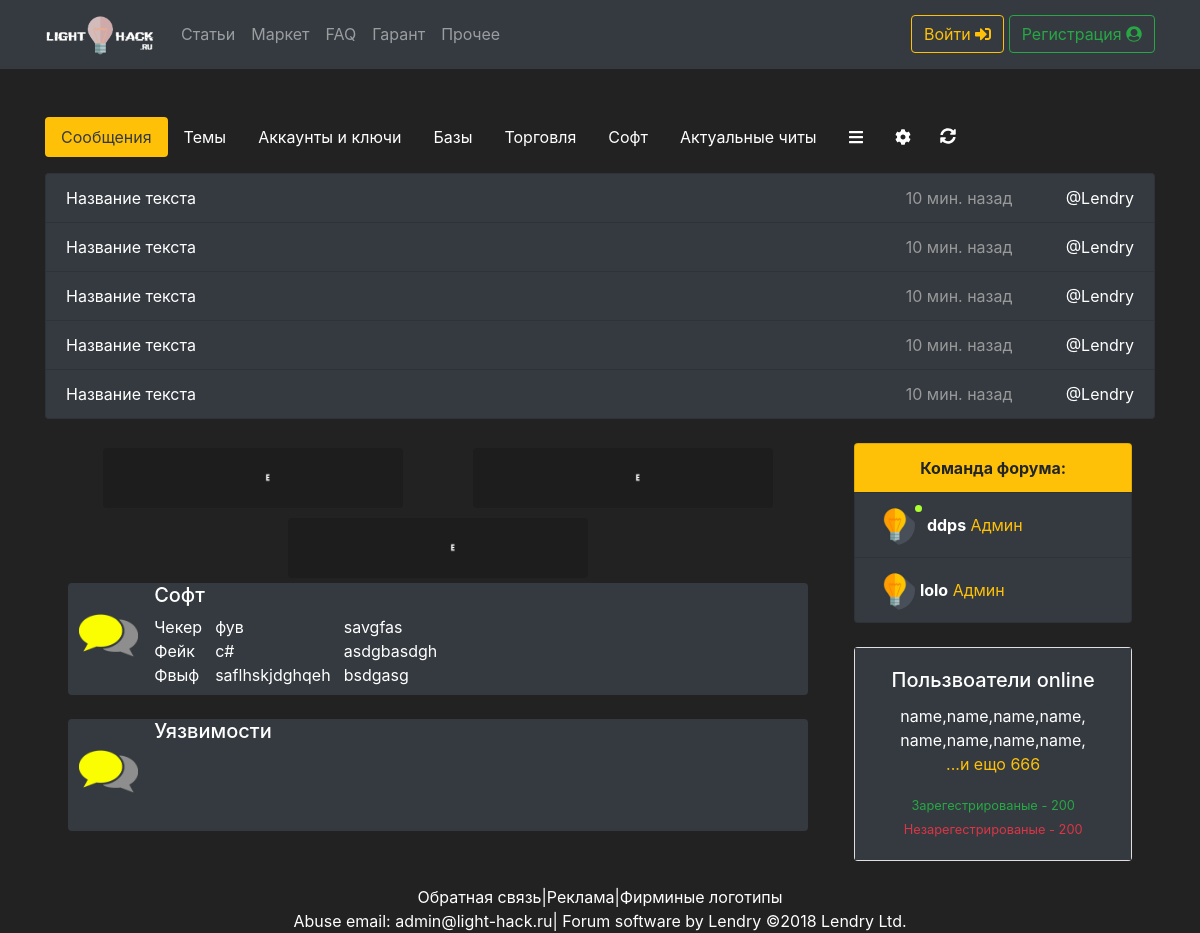
Before: / with the older database file.
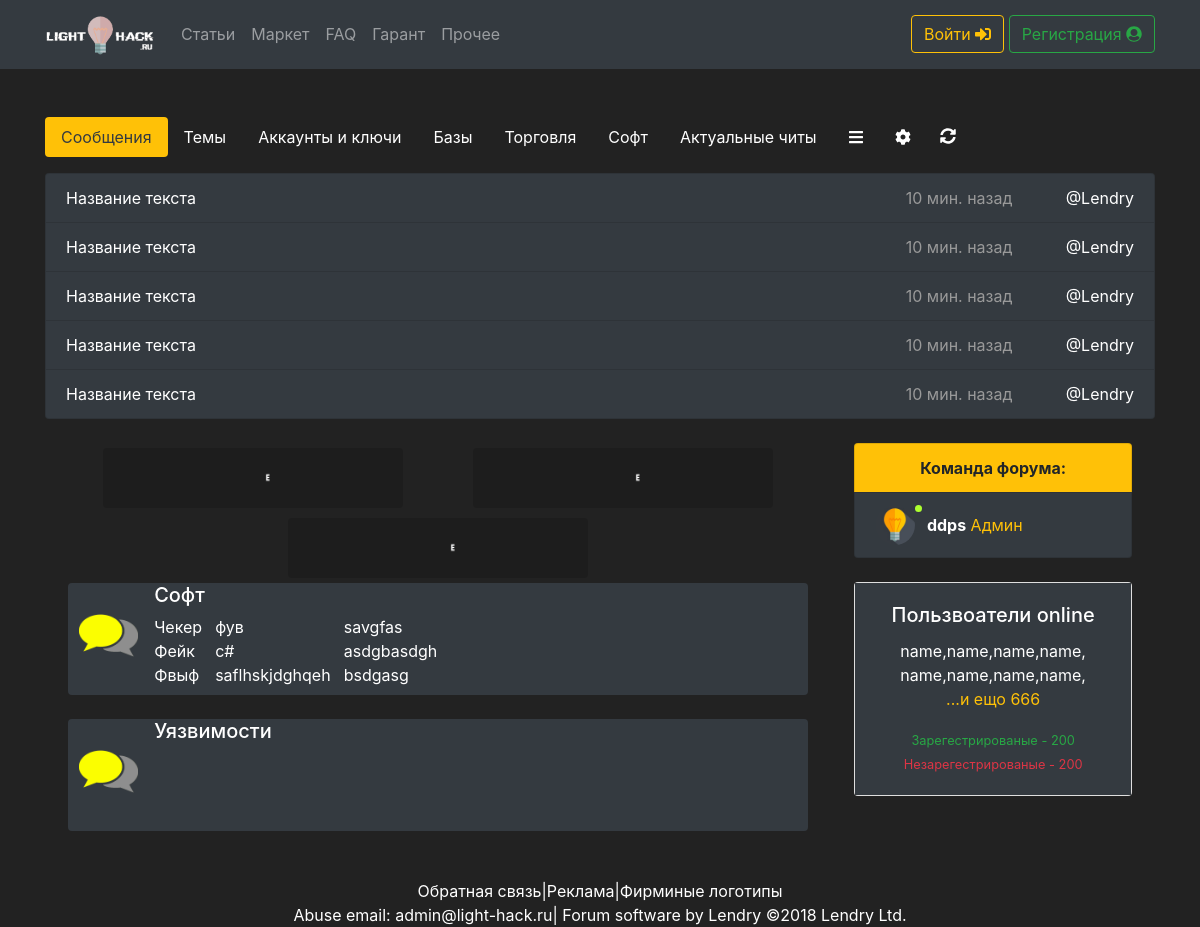
After: the same page with the newer database file.
### tables this page shows
CREATE TABLE `Theme` (
  `id` int(11) NOT NULL,
  `name` varchar(32) NOT NULL
);

CREATE TABLE `category` (
  `id` int(11) NOT NULL,
  `name` varchar(32) NOT NULL,
  `id_theme` int(11) NOT NULL
);

CREATE TABLE `users` (
  `id` int(11) NOT NULL,
  `login` varchar(32) NOT NULL,
  `email` varchar(32) NOT NULL,
  `password` varchar(32) NOT NULL,
  `ip` varchar(32) NOT NULL,
  `hash_sesion` varchar(32) NOT NULL,
  `access_level` int(32) NOT NULL,
  `coin_money` int(10) NOT NULL,
  `date` int(15) NOT NULL,
  `active` tinyint(1) NOT NULL,
  `online` tinyint(1) NOT NULL,
  `last_online` int(11) NOT NULL,
  `ban` tinyint(1) NOT NULL,
  `verificate` int(2) NOT NULL,
  `comand` tinyint(1) NOT NULL
);

### function/fun.php (the view, shortened to what this page needs)
<?php
function views_all_theme($db){
    $query = mysqli_query($db, "SELECT * FROM `theme`");
    while ($res = mysqli_fetch_assoc($query)){
        echo "        <div class='media bg-dark rounded'>
                      <img class='mr-3 img-categories' src='img/chat.png' width='70' style='padding-top: 25px;padding-left: 11px;'>
                      <div class='media-body'>
                        <h5 class='mt-0'><a href='category.php?theme=$res[id]'>$res[name]</a></h5>
                        <div class='categories'>
                        <div class='cat1'>";
                            get_category($db,$res[id],"1,3");
                        echo    "</div>
                        <div class='cat2'>";
                        get_category($db,$res[id],"4,3");
                        echo  "</div>
                            <div class='cat3'>";
                        get_category($db,$res[id],"7,3");
                        echo    "</div>
                        </div>
                      </div>
                    </div><br>";
    }
}
function get_category($db,$th,$lim){
    $query = mysqli_query($db, "SELECT * FROM `category` WHERE `id_theme` = '$th' LIMIT $lim");
     while ($res = mysqli_fetch_assoc($query)){
         echo "<a href='category.php?theme=$res[id_theme]&category=$res[id]'>$res[name]</a><br>";
     }
}
function get_admin($db){
    $query = mysqli_query($db, "SELECT * FROM `users` WHERE `comand` = '1' LIMIT 5");
    return $query;
}
?>

### index.php (shortened to what this page needs)
<?php
    include "db/conn.php";
?>
<!doctype html>
<html lang="ru">
<?php include "sp_bl/head.php";?>
  <body>
<?php include "sp_bl/header.php";?>
  <br>
   <div class="container">
           <?php include "sp_bl/tab_panel.php";?>
            <div class="row no-gutters justify-content-around">
              <div class="col-12 col-sm-12 col-md-8">
                    <div class="reklama">
                        <img src="img/svob.gif" class="rounded mx-auto d-block" alt="...">
                        <img src="img/svob.gif" class="rounded mx-auto d-block" alt="...">
                        <img src="img/svob.gif" class="rounded mx-auto d-block" alt="...">
                    </div>
                    <?php views_all_theme($db) ?>
                </div>
                <?php include "sp_bl/rg_block.php";?>
            </div><br>
                   <?php include "sp_bl/bl_foot.php"?>
       </div>
  </body>
</html>

### sp_bl/head.php (shortened to what this page needs)
<head>
  <link rel="stylesheet" href="css/bootstrap.min.css">
  <link rel="stylesheet" href="css/style.css">
  <link rel="stylesheet" href="css/noty.css">
  <link rel="stylesheet" href="css/animate.css">
  <link rel="stylesheet" href="css/metroui.css">
</head>

### sp_bl/header.php (shortened to what this page needs)
  <nav class="navbar navbar-expand-lg navbar-dark bg-dark">
  <div class="container">
        <a class="navbar-brand" href="index.php"><img src="img/logo.gif" class="img-navbar-logo" alt=""></a>
        <div class="collapse navbar-collapse" id="navbarTogglerDemo01">
          <ul class="navbar-nav mr-auto mt-2 mt-lg-0">
            <li class="nav-item">
              <a class="nav-link" href="#">Статьи</a>
            </li>
            <li class="nav-item">
              <a class="nav-link" href="#">Маркет</a>
            </li>
            <li class="nav-item">
              <a class="nav-link" href="#">FAQ</a>
            </li>
            <li class="nav-item">
              <a class="nav-link" href="#">Гарант</a>
            </li>
            <li class="nav-item">
              <a class="nav-link" href="#">Прочее</a>
            </li>
          </ul><?php if($_COOKIE[hash] == "" && $_COOKIE[id] == ""){ echo '
           <form class="form-inline">
              <button class="btn btn-outline-warning" data-toggle="modal" data-target="#exampleModal" type="button">Войти <i class="fas fa-sign-in-alt"></i></button>&nbsp;
              <button class="btn btn-outline-success" data-toggle="modal" data-target="#Modal1" type="button">Регистрация <i class="fa fa-user-circle" aria-hidden="true"></i></button>
            </form>';}?>
        </div>
  </div>
</nav><br>

### sp_bl/tab_panel.php (shortened to what this page needs)
<ul class="nav nav-pills mb-3" id="pills-tab" role="tablist">
              <li class="nav-item">
                <a class="nav-link active" id="pills-tab1-tab" data-toggle="pill" href="#pills-tab1" role="tab" aria-controls="pills-tab1" aria-selected="true">Сообщения</a>
              </li>
              <li class="nav-item">
                <a class="nav-link" id="pills-tab2-tab" data-toggle="pill" href="#pills-tab2" role="tab" aria-controls="pills-tab2" aria-selected="false">Темы</a>
              </li>
              <li class="nav-item">
                <a class="nav-link" id="pills-tab3-tab" data-toggle="pill" href="#pills-tab3" role="tab" aria-controls="pills-tab3" aria-selected="false">Аккаунты и ключи</a>
              </li>
              <li class="nav-item">
                <a class="nav-link" id="pills-tab4-tab" data-toggle="pill" href="#pills-tab4" role="tab" aria-controls="pills-tab4" aria-selected="false">Базы</a>
              </li>
              <li class="nav-item">
                <a class="nav-link" id="pills-tab5-tab" data-toggle="pill" href="#pills-tab5" role="tab" aria-controls="pills-tab5" aria-selected="false">Торговля</a>
              </li>
              <li class="nav-item">
                <a class="nav-link" id="pills-tab6-tab" data-toggle="pill" href="#pills-tab6" role="tab" aria-controls="pills-tab6" aria-selected="false">Софт</a>
              </li>
              <li class="nav-item">
                <a class="nav-link" id="pills-tab7-tab" data-toggle="pill" href="#pills-tab7" role="tab" aria-controls="pills-tab7" aria-selected="false">Актуальные читы</a>
              </li>
              <li class="nav-item dropdown">
                    <a class="nav-link dropdown-toggle" data-toggle="dropdown" href="#" role="button" aria-haspopup="true" aria-expanded="false"><i class="fa fa-bars" aria-hidden="true"></i></a>
                  </li>
              <li class="nav-item dropdown">
                    <a class="nav-link dropdown-toggle" data-toggle="dropdown" href="#" role="button" aria-haspopup="true" aria-expanded="false"><i class="fa fa-cog" aria-hidden="true"></i></a>
                  </li>
                <a class="btn" href="#"><i class="fas fa-sync-alt"></i></a>
            </ul>
            <div class="tab-content" id="pills-tabContent">
              <div class="tab-pane fade show active" id="pills-tab1" role="tabpanel" aria-labelledby="pills-tab1-tab">
                <ul class="list-group">
                  <li class="list-group-item list-group-item-dark"><a href="#">Название текста</a><a href="#" class="post-name">@Lendry</a><span>10 мин. назад</span></li>
                  <li class="list-group-item list-group-item-dark"><a href="#">Название текста</a><a href="#" class="post-name">@Lendry</a><span>10 мин. назад</span></li>
                  <li class="list-group-item list-group-item-dark"><a href="#">Название текста</a><a href="#" class="post-name">@Lendry</a><span>10 мин. назад</span></li>
                  <li class="list-group-item list-group-item-dark"><a href="#">Название текста</a><a href="#" class="post-name">@Lendry</a><span>10 мин. назад</span></li>
                  <li class="list-group-item list-group-item-dark"><a href="#">Название текста</a><a href="#" class="post-name">@Lendry</a><span>10 мин. назад</span></li>
                </ul>
                </div>
            </div><br>

### sp_bl/rg_block.php
<div class="col-12 col-md-3">
  <ul class="list-group">
   <li class="list-group-item d-flex justify-content-center bg-dark align-items-center" style="background-color: #FFC107 !important">
      <span class="font-weight-bold">Команда форума:</span>
    </li>
  <?php $q = get_admin($db);
      while($res = mysqli_fetch_assoc($q)){
          if($res[last_online] * 60 * 5 > time()){
              $b_o = "<div class='online'></div>";
          }else{
              $b_o = "";
          }
          echo "<li class='list-group-item d-flex justify-content-left bg-dark align-items-center col-'>
          <div class='d-flex''>
      <img src='img/avatar.png' width='40' height='40' class='img-circle pull-left' alt=''>
      $b_o
      </div>&nbsp;
      <div class='user-information'><span class='text-white font-weight-bold'><a href='user.php?id=$res[id]'>$res[login]</a></span>
          <span class='text-warning'>Админ</span></div>
    </li>";
      }
      ?>
  </ul><br>
  <div class="card text-center">
    <div class="card-body bg-dark">
      <h5 class="card-title text-white">Пользвоатели online</h5>
      <p class="card-text text-white">
        <a href="#">name</a>,<a href="#">name</a>,<a href="#">name</a>,<a href="#">name</a>,<br>
        <a href="#">name</a>,<a href="#">name</a>,<a href="#">name</a>,<a href="#">name</a>,<br>
        <a href="#" class="text-warning">...и ещо 666</a>
        </p>
      <small class="text-success">Зарегестрированые - 200</small><br>
      <small class="text-danger">Незарегестрированые - 200</small>
    </div>
  </div>
  </div>

### sp_bl/bl_foot.php
<div class="footer text-white text-center ">
                <a href="#" class="white-text">Обратная связь</a>|<a href="#" class="white-text">Реклама</a>|<a href="#" class="white-text">Фирминые логотипы</a><br>
        Abuse email: admin@light-hack.ru| <a href="#" class="white-text">Forum software by Lendry ©2018 Lendry Ltd.</a>
                </div>

### css/style.css (style rules this page uses)
body { background-color: #222; }
a { color: #fff; text-decoration: none; }
.nav-pills .nav-link.active, .nav-pills .show>.nav-link { color: #343A40; background-color: #ffc107; }
ul > li > .dropdown-toggle::after { display: none; }
.tab-pane > ul > li > .post-name { float: right; margin-left: 5%; }
.tab-pane > ul > li > span { color: #999; float: right; }
.list-group-item-dark { background-color: #343a40; }
.reklama { display: -webkit-flex; display: -moz-flex; display: -ms-flex; display: -o-flex; display: flex; justify-content: center; flex-wrap: wrap; }
.reklama > img { margin-bottom: 5px; margin-top: 5px; }
.categories { display: -webkit-flex; display: -moz-flex; display: -ms-flex; display: -o-flex; display: flex; justify-content: flex-start; min-height: 80px; }
.img-navbar-logo { width: 7rem; }
.categories > .cat1,.cat2,.cat3 { margin-right: 2%; }
.img-circle { border-radius: 50%; }
.dropdown-toggle::after { content: none; }
li { list-style-type: none; }
.online { width: 7px; height: 7px; border-radius: 50%; background-color: greenyellow; }

Changed rows visible on the page:
removed users: login "lolo"
